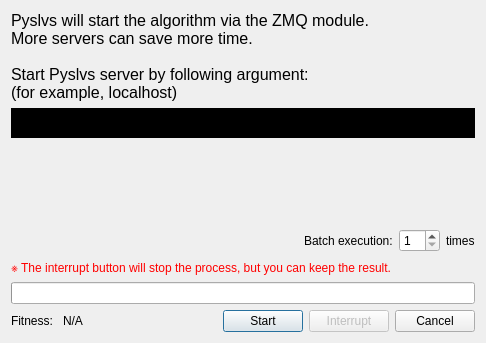
<?xml version="1.0" encoding="UTF-8"?>
<ui version="4.0">
 <class>Dialog</class>
 <widget class="QDialog" name="Dialog">
  <property name="geometry">
   <rect>
    <x>0</x>
    <y>0</y>
    <width>486</width>
    <height>343</height>
   </rect>
  </property>
  <property name="minimumSize">
   <size>
    <width>486</width>
    <height>343</height>
   </size>
  </property>
  <property name="maximumSize">
   <size>
    <width>486</width>
    <height>343</height>
   </size>
  </property>
  <property name="windowTitle">
   <string>Dimensional Synthesis</string>
  </property>
  <property name="windowIcon">
   <iconset resource="../../../icons.qrc">
    <normaloff>:/icons/bezier.png</normaloff>:/icons/bezier.png</iconset>
  </property>
  <property name="modal">
   <bool>true</bool>
  </property>
  <layout class="QVBoxLayout" name="verticalLayout">
   <item>
    <widget class="QLabel" name="label">
     <property name="text">
      <string>&lt;html&gt;&lt;head/&gt;&lt;body&gt;&lt;p&gt;&lt;span style=&quot; font-size:12pt;&quot;&gt;Pyslvs will start the algorithm via the ZMQ module.&lt;br/&gt;More servers can save more time.&lt;br/&gt;&lt;br/&gt;Start Pyslvs server by following argument:&lt;br/&gt;(for example, localhost)&lt;/span&gt;&lt;/p&gt;&lt;/body&gt;&lt;/html&gt;</string>
     </property>
     <property name="wordWrap">
      <bool>true</bool>
     </property>
    </widget>
   </item>
   <item>
    <widget class="QTextBrowser" name="argumentText">
     <property name="sizePolicy">
      <sizepolicy hsizetype="Expanding" vsizetype="Fixed">
       <horstretch>0</horstretch>
       <verstretch>0</verstretch>
      </sizepolicy>
     </property>
     <property name="maximumSize">
      <size>
       <width>16777215</width>
       <height>30</height>
      </size>
     </property>
     <property name="styleSheet">
      <string notr="true">background-color: rgb(0, 0, 0);
color: rgb(255, 255, 255);</string>
     </property>
     <property name="verticalScrollBarPolicy">
      <enum>Qt::ScrollBarAlwaysOff</enum>
     </property>
    </widget>
   </item>
   <item>
    <spacer name="verticalSpacer">
     <property name="orientation">
      <enum>Qt::Vertical</enum>
     </property>
     <property name="sizeHint" stdset="0">
      <size>
       <width>20</width>
       <height>40</height>
      </size>
     </property>
    </spacer>
   </item>
   <item>
    <layout class="QHBoxLayout" name="horizontalLayout_2">
     <item>
      <spacer name="horizontalSpacer_2">
       <property name="orientation">
        <enum>Qt::Horizontal</enum>
       </property>
       <property name="sizeHint" stdset="0">
        <size>
         <width>40</width>
         <height>20</height>
        </size>
       </property>
      </spacer>
     </item>
     <item>
      <widget class="QLabel" name="label_4">
       <property name="text">
        <string>Batch execution:</string>
       </property>
      </widget>
     </item>
     <item>
      <widget class="QSpinBox" name="loopTime">
       <property name="minimum">
        <number>1</number>
       </property>
       <property name="maximum">
        <number>10</number>
       </property>
      </widget>
     </item>
     <item>
      <widget class="QLabel" name="label_5">
       <property name="text">
        <string>times</string>
       </property>
      </widget>
     </item>
    </layout>
   </item>
   <item>
    <widget class="QLabel" name="label_2">
     <property name="text">
      <string>&lt;html&gt;&lt;head/&gt;&lt;body&gt;&lt;p&gt;&lt;span style=&quot; color:#ff0000;&quot;&gt;※ The interrupt button will stop the process, but you can keep the result.&lt;/span&gt;&lt;/p&gt;&lt;/body&gt;&lt;/html&gt;</string>
     </property>
     <property name="wordWrap">
      <bool>true</bool>
     </property>
    </widget>
   </item>
   <item>
    <widget class="QProgressBar" name="progressBar">
     <property name="textVisible">
      <bool>true</bool>
     </property>
     <property name="format">
      <string>%v / %m generations (%p%)</string>
     </property>
    </widget>
   </item>
   <item>
    <layout class="QHBoxLayout" name="horizontalLayout">
     <property name="spacing">
      <number>6</number>
     </property>
     <item>
      <widget class="QLabel" name="label_3">
       <property name="text">
        <string>Fitness: </string>
       </property>
      </widget>
     </item>
     <item>
      <widget class="QLabel" name="fitness_label">
       <property name="text">
        <string>N/A</string>
       </property>
      </widget>
     </item>
     <item>
      <spacer name="horizontalSpacer">
       <property name="orientation">
        <enum>Qt::Horizontal</enum>
       </property>
       <property name="sizeHint" stdset="0">
        <size>
         <width>40</width>
         <height>20</height>
        </size>
       </property>
      </spacer>
     </item>
     <item>
      <widget class="QPushButton" name="Start">
       <property name="text">
        <string>Start</string>
       </property>
      </widget>
     </item>
     <item>
      <widget class="QPushButton" name="Interrupt">
       <property name="enabled">
        <bool>false</bool>
       </property>
       <property name="text">
        <string>Interrupt</string>
       </property>
      </widget>
     </item>
     <item>
      <widget class="QDialogButtonBox" name="buttonBox">
       <property name="sizePolicy">
        <sizepolicy hsizetype="Fixed" vsizetype="Fixed">
         <horstretch>0</horstretch>
         <verstretch>0</verstretch>
        </sizepolicy>
       </property>
       <property name="standardButtons">
        <set>QDialogButtonBox::Cancel</set>
       </property>
      </widget>
     </item>
    </layout>
   </item>
  </layout>
 </widget>
 <resources>
  <include location="../../../icons.qrc"/>
 </resources>
 <connections>
  <connection>
   <sender>buttonBox</sender>
   <signal>rejected()</signal>
   <receiver>Dialog</receiver>
   <slot>reject()</slot>
   <hints>
    <hint type="sourcelabel">
     <x>266</x>
     <y>213</y>
    </hint>
    <hint type="destinationlabel">
     <x>199</x>
     <y>149</y>
    </hint>
   </hints>
  </connection>
 </connections>
</ui>
